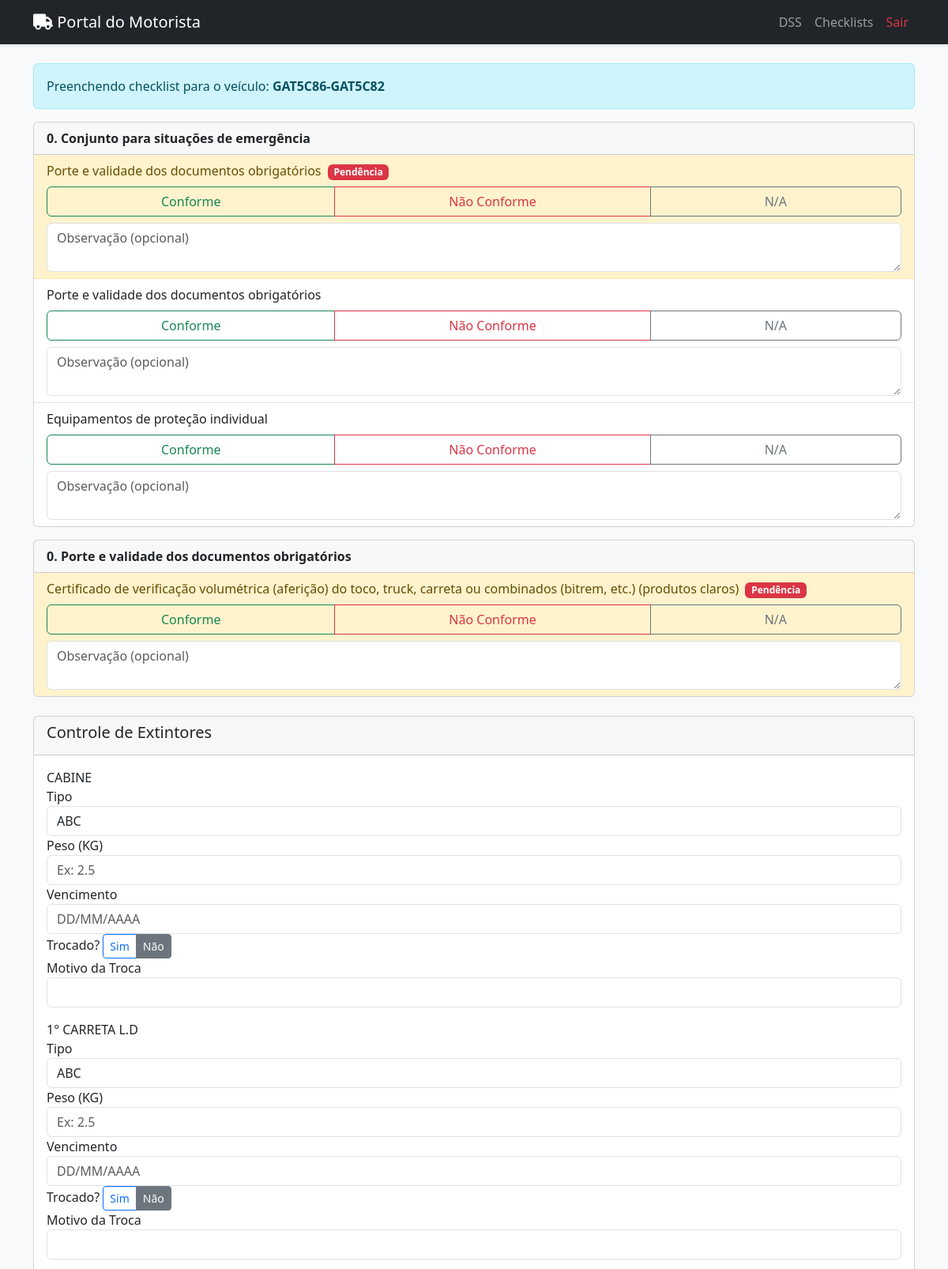
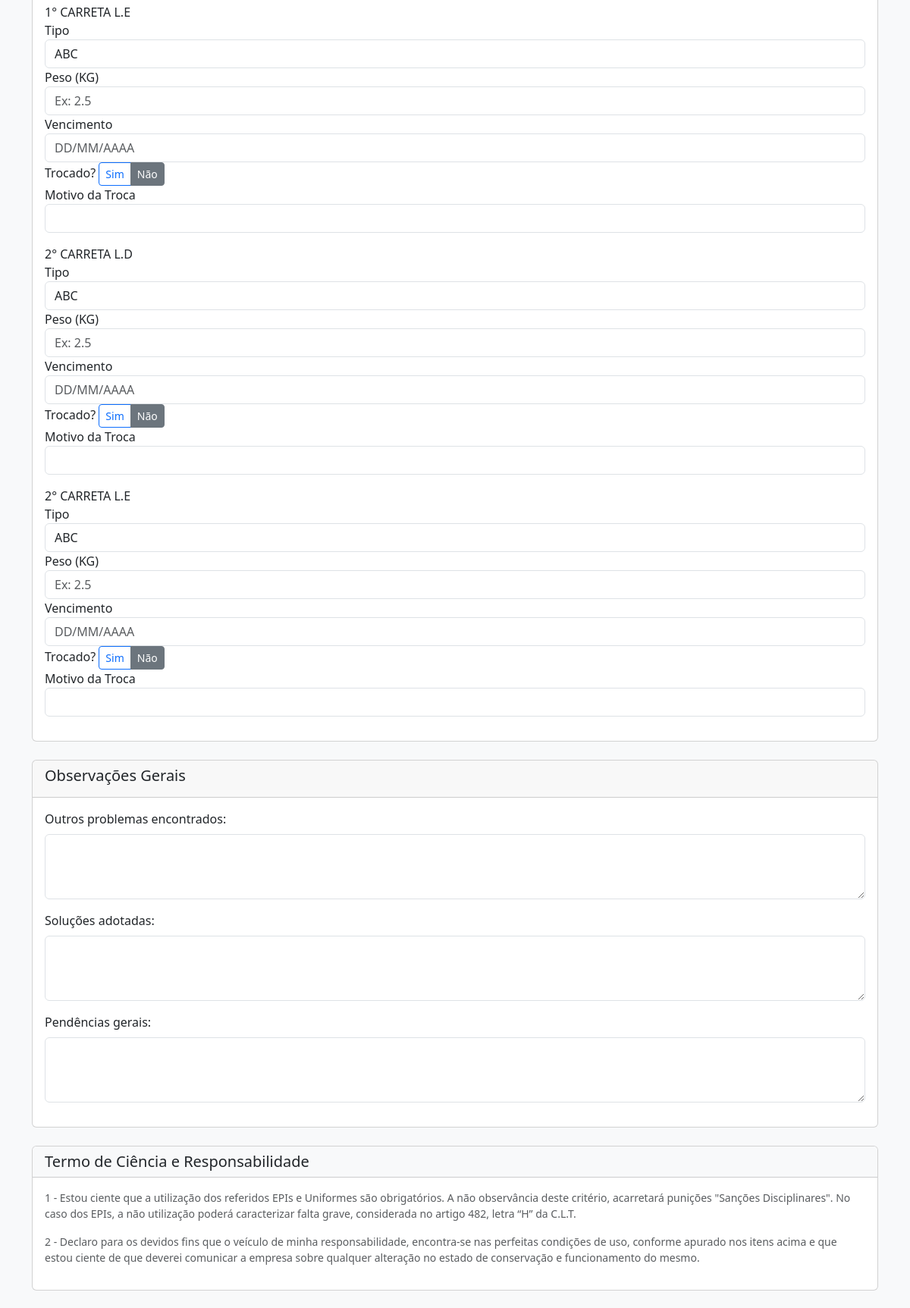
/checklist/preencher/2 (signed in, upper part), run on the app's committed database (2 pictures, top to bottom).
### app/models.py (models this page shows)
class Veiculo(db.Model):
    id = db.Column(db.Integer, primary_key=True)
    unidade = db.Column(db.String(100), nullable=True)
    operacao = db.Column(db.String(100), nullable=True)
    nome_conjunto = db.Column(db.String(100), unique=True, nullable=False)
    placa_cavalo_id = db.Column(db.Integer, db.ForeignKey('placa.id'), nullable=False)
    placa_carreta1_id = db.Column(db.Integer, db.ForeignKey('placa.id'), nullable=True)
    placa_carreta2_id = db.Column(db.Integer, db.ForeignKey('placa.id'), nullable=True)
    obs = db.Column(db.Text)
    placa_cavalo = db.relationship('Placa', foreign_keys=[placa_cavalo_id])
    placa_carreta1 = db.relationship('Placa', foreign_keys=[placa_carreta1_id])
    placa_carreta2 = db.relationship('Placa', foreign_keys=[placa_carreta2_id])
    motoristas = db.relationship('Motorista', backref='veiculo', lazy=True)
    checklists_preenchidos = db.relationship('ChecklistPreenchido', backref='veiculo', lazy=True, cascade="all, delete-orphan")
    pendencias = db.relationship('Pendencia', backref='veiculo', lazy=True, cascade="all, delete-orphan")

class ChecklistItem(db.Model):
    id = db.Column(db.Integer, primary_key=True)
    checklist_id = db.Column(db.Integer, db.ForeignKey('checklist.id'), nullable=False)
    texto = db.Column(db.String(500), nullable=False)
    ordem = db.Column(db.Integer, default=0)
    parent_id = db.Column(db.Integer, db.ForeignKey('checklist_item.id'), nullable=True)
    sub_itens = db.relationship('ChecklistItem', backref=db.backref('parent', remote_side=[id]), lazy='dynamic', cascade="all, delete-orphan")

### app/routes.py (the view, shortened to what this page needs)
@main_bp.route('/checklist/preencher/<int:checklist_id>', methods=['GET', 'POST'])
def preencher_checklist(checklist_id):
    if 'motorista_id' not in session:
        return redirect(url_for('main.motorista_login'))
    checklist = Checklist.query.get_or_404(checklist_id)
    motorista = Motorista.query.get(session['motorista_id'])
    veiculo_do_motorista = motorista.veiculo
    itens_principais = checklist.itens.filter_by(parent_id=None).order_by(ChecklistItem.ordem).all()
    pendencias_abertas = set()
    if veiculo_do_motorista:
        lista_pendencias = Pendencia.query.filter_by(veiculo_id=veiculo_do_motorista.id, status='PENDENTE').all()
        pendencias_abertas = {p.item_id for p in lista_pendencias}
    return render_template(
        'motorista_preencher_checklist.html',
        checklist=checklist,
        veiculo=veiculo_do_motorista,
        itens_principais=itens_principais,
        pendencias_abertas=pendencias_abertas
    )

### app/templates/motorista_preencher_checklist.html (shortened to what this page needs)
{% extends "base_motorista.html" %}
{% block content %}
<form method="POST" action="{{ url_for('main.preencher_checklist', checklist_id=checklist.id) }}">
    {% if not veiculo %}
        <div class="alert alert-danger" role="alert">
            <strong>Atenção!</strong> Você não está vinculado a nenhum veículo. Por favor, contate o administrador.
        </div>
    {% else %}
        <div class="alert alert-info" role="alert">
            Preenchendo checklist para o veículo: <strong>{{ veiculo.nome_conjunto }}</strong>
        </div>
        {% for item in itens_principais %}
            {% if item.texto == '__BLOCO_EXTINTORES__' %}
                <div class="card mt-4 mb-3">
                    <div class="card-header">
                        <h5>Controle de Extintores</h5>
                    </div>
                    <div class="card-body">
                        {% set locais = ['CABINE', '1° CARRETA L.D', '1° CARRETA L.E', '2° CARRETA L.D', '2° CARRETA L.E'] %}
                        {% for i in range(5) %}
                        <div class="extintor-card mb-3">
                            <div class="extintor-header">
                                {{ locais[i] }}
                            </div>
                            <div class="extintor-body">
                                <div class="form-group">
                                    <label for="extintor-{{ i }}-tipo">Tipo</label>
                                    <input type="text" class="form-control" id="extintor-{{ i }}-tipo" name="extintor-{{ i }}-tipo" value="ABC">
                                </div>
                                <div class="form-group">
                                    <label for="extintor-{{ i }}-peso">Peso (KG)</label>
                                    <input type="text" inputmode="decimal" class="form-control" id="extintor-{{ i }}-peso" name="extintor-{{ i }}-peso" placeholder="Ex: 2.5">
                                </div>
                                <div class="form-group">
                                    <label for="extintor-{{ i }}-vencimento">Vencimento</label>
                                    <input type="text" class="form-control date-mask" id="extintor-{{ i }}-vencimento" name="extintor-{{ i }}-vencimento" placeholder="DD/MM/AAAA">
                                </div>
                                <div class="form-group-radio">
                                     <label>Trocado?</label>
                                    <div class="btn-group" role="group">
                                        <label class="btn btn-outline-primary btn-sm" for="trocado-sim-{{ i }}">Sim</label>
                                        <label class="btn btn-outline-secondary btn-sm" for="trocado-nao-{{ i }}">Não</label>
                                    </div>
                                </div>
                                <div class="form-group">
                                    <label for="extintor-{{ i }}-motivo">Motivo da Troca</label>
                                    <input type="text" class="form-control" id="extintor-{{ i }}-motivo" name="extintor-{{ i }}-motivo">
                                </div>
                            </div>
                        </div>
                        {% endfor %}
                    </div>
                </div>
            {% else %}
                <div class="card mb-3">
                    <div class="card-header fw-bold {% if item.id in pendencias_abertas %}bg-warning text-dark{% endif %}">
                        {{ item.ordem }}. {{ item.texto }}
                    </div>
                    <ul class="list-group list-group-flush">
                        {% if item.sub_itens %}
                            {% for sub_item in item.sub_itens.order_by('ordem') %}
                                <li class="list-group-item {% if sub_item.id in pendencias_abertas %}list-group-item-warning{% endif %}">
                                    <div class="mb-2">{{ sub_item.texto }} {% if sub_item.id in pendencias_abertas %}<span class="badge bg-danger ms-1">Pendência</span>{% endif %}</div>
                                    <div class="btn-group w-100" role="group">
                                        <label class="btn btn-outline-success" for="conforme-{{ sub_item.id }}">Conforme</label>
                                        <label class="btn btn-outline-danger" for="nao-conforme-{{ sub_item.id }}">Não Conforme</label>
                                        <label class="btn btn-outline-secondary" for="na-{{ sub_item.id }}">N/A</label>
                                    </div>
                                    <textarea class="form-control mt-2" name="obs-{{ sub_item.id }}" placeholder="Observação (opcional)"></textarea>
                                </li>
                            {% endfor %}
                        {% endif %}
                    </ul>
                </div>
            {% endif %}
        {% endfor %}
        <div class="card mt-4">
            <div class="card-header">
                <h5>Observações Gerais</h5>
            </div>
            <div class="card-body">
                <div class="mb-3">
                    <label for="outros_problemas" class="form-label">Outros problemas encontrados:</label>
                    <textarea class="form-control" id="outros_problemas" name="outros_problemas" rows="3"></textarea>
                </div>
                <div class="mb-3">
                    <label for="solucoes_adotadas" class="form-label">Soluções adotadas:</label>
                    <textarea class="form-control" id="solucoes_adotadas" name="solucoes_adotadas" rows="3"></textarea>
                </div>
                <div class="mb-3">
                    <label for="pendencias_gerais" class="form-label">Pendências gerais:</label>
                    <textarea class="form-control" id="pendencias_gerais" name="pendencias_gerais" rows="3"></textarea>
                </div>
            </div>
        </div>
        <div class="card mt-4">
            <div class="card-header bg-light">
                <h5 class="mb-0">Termo de Ciência e Responsabilidade</h5>
            </div>
            <div class="card-body">
                <p class="small text-muted">
                    1 - Estou ciente que a utilização dos referidos EPIs e Uniformes são obrigatórios. A não observância deste critério, acarretará punições "Sanções Disciplinares". No caso dos EPIs, a não utilização poderá caracterizar falta grave, considerada no artigo 482, letra “H” da C.L.T.
                </p>
                <p class="small text-muted">
                    2 - Declaro para os devidos fins que o veículo de minha responsabilidade, encontra-se nas perfeitas condições de uso, conforme apurado nos itens acima e que estou ciente de que deverei comunicar a empresa sobre qualquer alteração no estado de conservação e funcionamento do mesmo.
                </p>
            </div>
        </div>
    {% endif %}
</form>
{% endblock %}

### app/templates/base_motorista.html (style rules this page uses)
body { background-color: #f8f9fa; }

### data on the page
Veiculo: nome_conjunto "GAT5C86-GAT5C82"
ChecklistItem: ordem "0", texto "Conjunto para situações de emergência"
ChecklistItem: texto "Porte e validade dos documentos obrigatórios", shows "Pendência", id "Observação (opcional)"
ChecklistItem: texto "Porte e validade dos documentos obrigatórios", id "Observação (opcional)"
ChecklistItem: texto "Equipamentos de proteção individual", id "Observação (opcional)"
ChecklistItem: ordem "0", texto "Porte e validade dos documentos obrigatórios"
ChecklistItem: texto "Certificado de verificação volumétrica (aferição) do toco, truck, carreta ou combinados (bitrem, etc.) (produtos claros)", shows "Pendência", id "Observação (opcional)"
ChecklistItem: locais "CABINE" "1° CARRETA L.D" "1° CARRETA L.E" "2° CARRETA L.D" "2° CARRETA L.E", i "Ex: 2.5"
